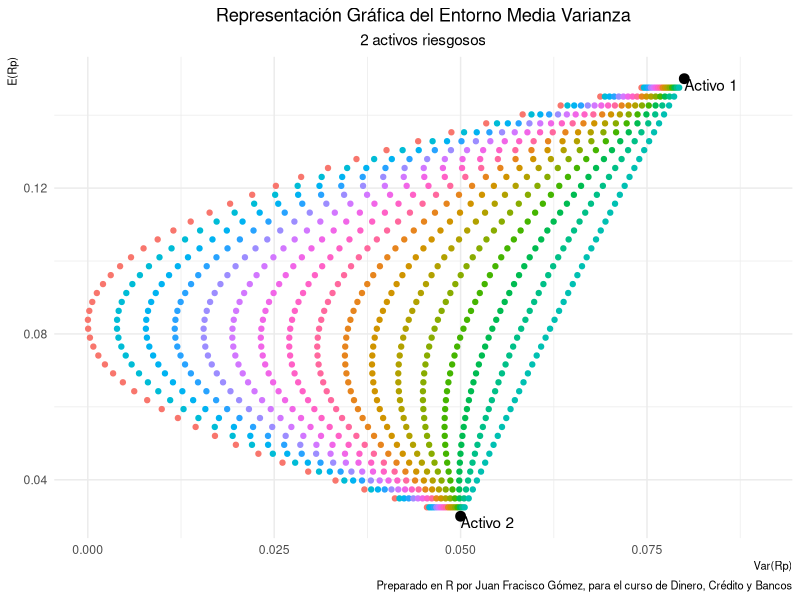

The R source for this figure:

library(tidyverse)

# Carga inicial de parametros
data <- tibble(
  bond = c("A","B"),
  R = c(0.15, 0.03),
  V = c(0.08, 0.05)
)

# Portafolios que armamos para el mismo coeficiente de correlacon 
n <- 50

# Matriz de tenencias
w <-  tibble(
  wa = seq(from = 1, to = 0, by = -(1/(n-1))),
  wb = seq(from = 0, to = 1, by = (1/(n-1)))
)


# Confeccion de la matriz grande!
MasterData <- w

MasterData$ERa <- data$R[1]
MasterData$ERb <- data$R[2]

MasterData <- MasterData %>% 
  mutate(
    ERp = wa * ERa + wb * ERb,
    VarA = data$V[1],
    VarB = data$V[2],
    escenario = seq(from= 1, to = n, by = 1)
  )

coefcorrelacion <- seq(from = -1, to = 1,  by = 0.125)
length(coefcorrelacion)


j <- 0
k <- 0
for (i in coefcorrelacion) {
  
  k <- k+1
  # i <- -0.75
  # print(i) 
  
  ColName <- paste0("A", k)
  
  # i <- 0
  MasterData <- MasterData %>% 
    mutate(
      ColName = (wa^2* VarA)+ (wb^2 * VarB) + (2 * wa * wb * i * VarA^(1/2) * VarB^(1/2) )
    )
  
  colnames(MasterData)[9+j] <- ColName    
  
  j <- j+1
}


data_plot <- MasterData %>%
  select(-wa, -wb, -ERa, -ERb, -VarA, -VarB, -escenario) %>%
  gather(-ERp, key = "variable", value = "VarRp")


ggplot()+
  geom_point(
    data        = data_plot,
    mapping     = aes(x=VarRp, y=ERp, color=variable),
    show.legend = FALSE 
  ) +
  geom_point(
    data    = data,
    mapping = aes(x=V, y = R),
    size    = 3,
    color   = "black"
  )+
  annotate(
    geom = 'text',
    x    = data$V[1],
    y    = data$R[1],
    label = "Activo 1",
    hjust = 0,
    vjust = 1
  )+
  annotate(
    geom = 'text',
    x    = data$V[2],
    y    = data$R[2],
    label = "Activo 2",
    hjust = 0,
    vjust = 1
  )+
  scale_x_continuous(
    limits = c(0, max(data$V)+0.01)
  )+
  labs(
    title    = "Representación Gráfica del Entorno Media Varianza",
    subtitle = "2 activos riesgosos",
    caption  = "Preparado en R por Juan Fracisco Gómez, para el curso de Dinero, Crédito y Bancos",
    x = "Var(Rp)",
    y = "E(Rp)"
  )+
  theme_minimal()+
  theme(
    plot.title    = element_text(hjust = 0.5),
    plot.subtitle = element_text(hjust = 0.5),
    plot.caption  = element_text(size = 8),
    axis.title.x  = element_text(hjust = 1, size = 8),
    axis.title.y  = element_text(hjust = 1, size = 8)
    )
